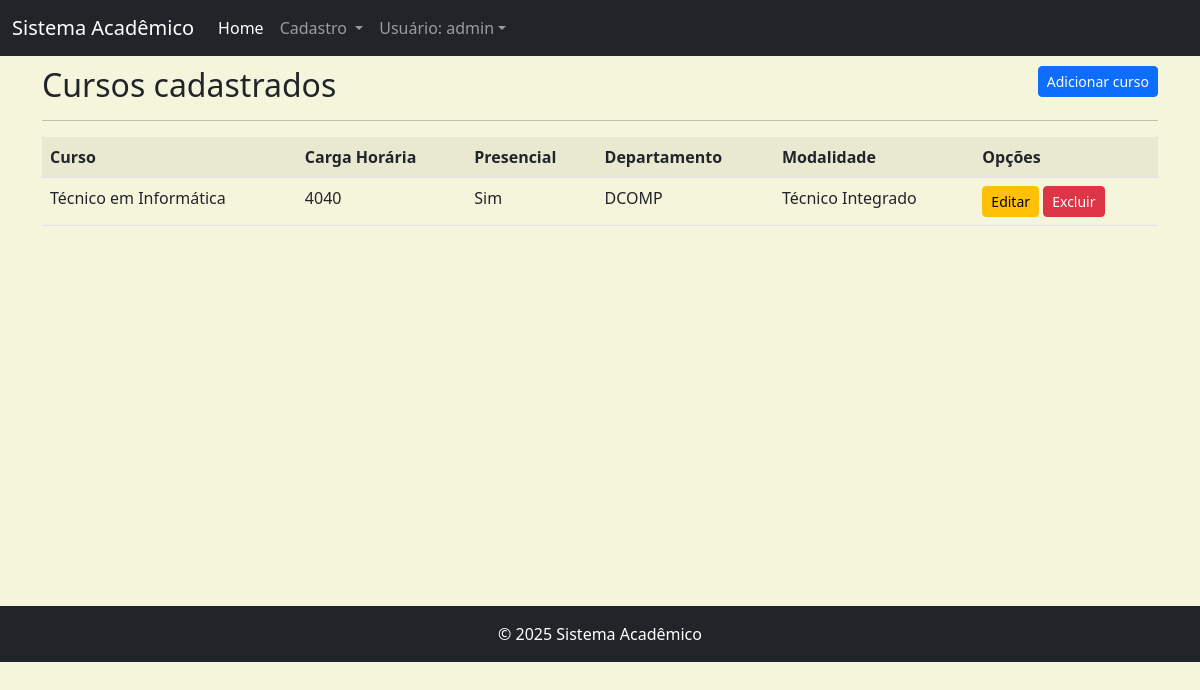
Screenshot of /listar/curso/ (signed in) with the database file from the repository.
### cadastros/models.py (models this page shows, shortened)
class Curso(models.Model):
    nome = models.CharField(max_length=50)
    cargaHoraria = models.IntegerField(verbose_name="Carga Horária")
    presencial = models.BooleanField()
    departamento = models.ForeignKey(Departamento, on_delete=models.PROTECT)
    modalidade = models.ForeignKey(Modalidade, on_delete=models.PROTECT)

class Departamento(models.Model):
    nome = models.CharField(max_length=50)
    sigla = models.CharField(max_length=5)

class Modalidade(models.Model):
    nome = models.CharField(max_length=50)

### cadastros/views.py (the view)
class CursoList(LoginRequiredMixin, ListView):
    model = Curso
    template_name = 'cadastros/lista/curso.html'
    login_url = reverse_lazy('login')

### cadastros/templates/cadastros/lista/curso.html (shortened to what this page needs)
{% extends 'paginas/base.html' %}
{% load static %}
{% block conteudo %}
<h2>Cursos cadastrados
    <a href="{% url 'cadastrar-curso' %}"
    class="btn btn-primary btn-sm float-end">
        Adicionar curso
    </a>
</h2>
<hr>
<div class="table-responsive">
    <table class="table table-striped">
        <tr>
            <th>Curso</th>
            <th>Carga Horária</th>
            <th>Presencial</th>
            <th>Departamento</th>
            <th>Modalidade</th>
            <th>Opções</th>
        </tr>
        {% for curso in object_list %}
        <tr>
            <td>{{ curso.nome }}</td>
            <td>{{ curso.cargaHoraria }}</td>
            <td>
                {% if curso.presencial %}
                Sim
                {% else %}
                Não
                {% endif %}
            </td>
            <td>{{ curso.departamento.sigla }}</td>
            <td>{{ curso.modalidade.nome }}</td>
            <td>
                <a href="{% url 'editar-curso' curso.pk %}"
                class="btn btn-warning btn-sm" title="Editar">
                    Editar
                </a>
                <a href="{% url 'excluir-curso' curso.pk %}"
                class="btn btn-danger btn-sm" title="Excluir">Excluir</a>
            </td>
        </tr>
        {% empty %}
        <tr>
            <td colspan="6">
                Nenhum campo registro.
            </td>
        </tr>
        {% endfor %}
    </table>
</div>
{% endblock %}

### paginas/templates/paginas/base.html (shortened to what this page needs)
{% load static %}
<!DOCTYPE html>
<html lang="pt-br">
<head>
    <link rel="stylesheet" href="https://cdn.jsdelivr.net/npm/bootstrap@5.2.3/dist/css/bootstrap.min.css">
    <link rel="stylesheet" href="{% static 'css/style.css' %}">
</head>
<body>
    <nav class="navbar navbar-expand-lg navbar-dark bg-dark">
        <div class="container-fluid">
            <a class="navbar-brand" href="#">Sistema Acadêmico</a>
            <div class="collapse navbar-collapse" id="navbarNav">
                <ul class="navbar-nav">
                    <li class="nav-item">
                        <a class="nav-link active" aria-current="page" href="{% url 'inicio' %}">Home</a>
                    </li>
                    {% if request.user.is_authenticated %}
                    <li class="nav-item dropdown" id="dropdownCadastro">
                        <a class="nav-link dropdown-toggle" role="button"
                        data-bs-toggle="dropdown" aria-expanded="false" href="#">
                            Cadastro
                        </a>
                    </li>
                    {% endif %}
                    {% if request.user.is_authenticated %}
                    <li class="nav-item dropdown" id="dropdownLogin">
                        <a class="nav-link dropdown-toggle" role="button" data-bs-toggle="dropdown" aria-expanded="false" href="#">Usuário: {{ user }}</a>
                    </li>
                    {% endif %}
                </ul>
            </div>
        </div>
    </nav>
    <div class="container">
        {% block conteudo %}{% endblock %}
    </div>
    <footer class="footer mt-auto py-3 bg-dark">
        <div class="rodape">
            {% block rodape %}
            <span class="text-bg-dark">© 2025 Sistema Acadêmico</span>
            {% endblock %}
        </div>
    </footer>
</body>
</html>

### static/css/style.css (style rules this page uses)
body { background-color: beige; }
.container { min-height: 550px; padding-top: 10px; }
.rodape { text-align: center; }

### rows the page displays
Curso: nome "Técnico em Informática", cargaHoraria "4040", presencial "Sim", departamento.sigla "DCOMP", modalidade.nome "Técnico Integrado"

### other values shown
{{ user }} "admin"
